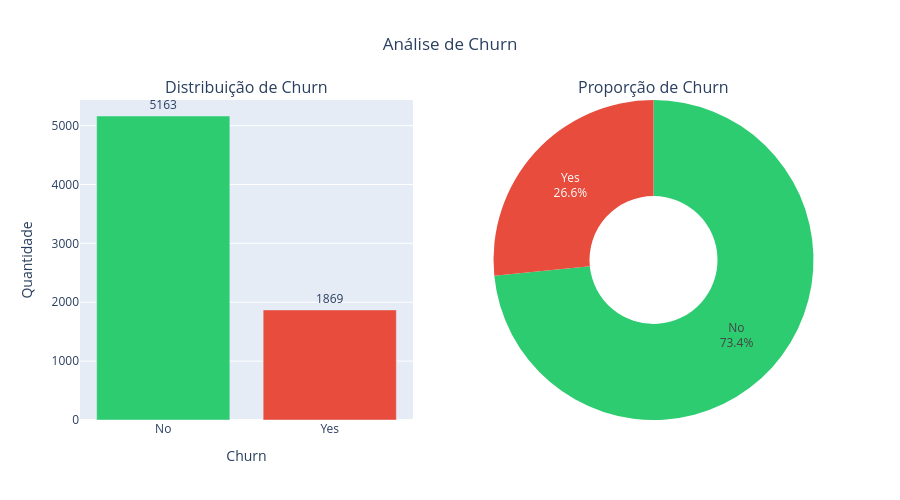

Notebook code cell kept with this figure:
### Code cell
# Subplots: 1 linha, 2 colunas
fig = make_subplots(
    rows=1,
    cols=2,
    specs=[[{"type": "bar"}, {"type": "pie"}]],
    subplot_titles=["Distribuição de Churn", "Proporção de Churn"]
)

# --- Gráfico de barras ---
fig.add_trace(
    go.Bar(
        x=churn_dist.index,
        y=churn_dist.values,
        text=churn_dist.values,
        textposition="outside",
        marker_color=['#2ecc71', '#e74c3c'],
        name="Quantidade"
    ),
    row=1,
    col=1
)

fig.update_xaxes(title_text="Churn", row=1, col=1)
fig.update_yaxes(title_text="Quantidade", row=1, col=1)

# --- Gráfico de pizza ---
fig.add_trace(
    go.Pie(
        labels=churn_pct.index,
        values=churn_pct.values,
        hole=0.4,  
        textinfo="label+percent",
        textfont=dict(size=12),
        marker_colors=['#2ecc71', '#e74c3c'],
        sort=False
    ),
    row=1,
    col=2
)

# Layout geral
fig.update_layout(
    width=900,
    height=500,
    showlegend=False,
    title_text="Análise de Churn",
    title_x=0.5
)

fig.show()

### Figure 1 — Plotly figure (JSON) as saved in the notebook; plotly's stock layout.template omitted (floating-point values rounded to 4 significant figures)
{"data": [{"marker": {"color": ["#2ecc71", "#e74c3c"]}, "name": "Quantidade", "text": [5163.0, 1869.0], "textposition": "outside", "type": "bar", "x": ["No", "Yes"], "xaxis": "x", "y": [5163, 1869], "yaxis": "y"}, {"domain": {"x": [0.55, 1], "y": [0, 1]}, "hole": 0.4, "labels": ["No", "Yes"], "marker": {"colors": ["#2ecc71", "#e74c3c"]}, "sort": false, "textfont": {"size": 12}, "textinfo": "label+percent", "type": "pie", "values": [73.42, 26.58]}], "layout": {"annotations": [{"font": {"size": 16}, "showarrow": false, "text": "Distribuição de Churn", "x": 0.225, "xanchor": "center", "xref": "paper", "y": 1, "yanchor": "bottom", "yref": "paper"}, {"font": {"size": 16}, "showarrow": false, "text": "Proporção de Churn", "x": 0.775, "xanchor": "center", "xref": "paper", "y": 1, "yanchor": "bottom", "yref": "paper"}], "height": 500, "showlegend": false, "title": {"text": "Análise de Churn", "x": 0.5}, "width": 900, "xaxis": {"anchor": "y", "domain": [0, 0.45], "title": {"text": "Churn"}}, "yaxis": {"anchor": "x", "domain": [0, 1], "title": {"text": "Quantidade"}}}}
